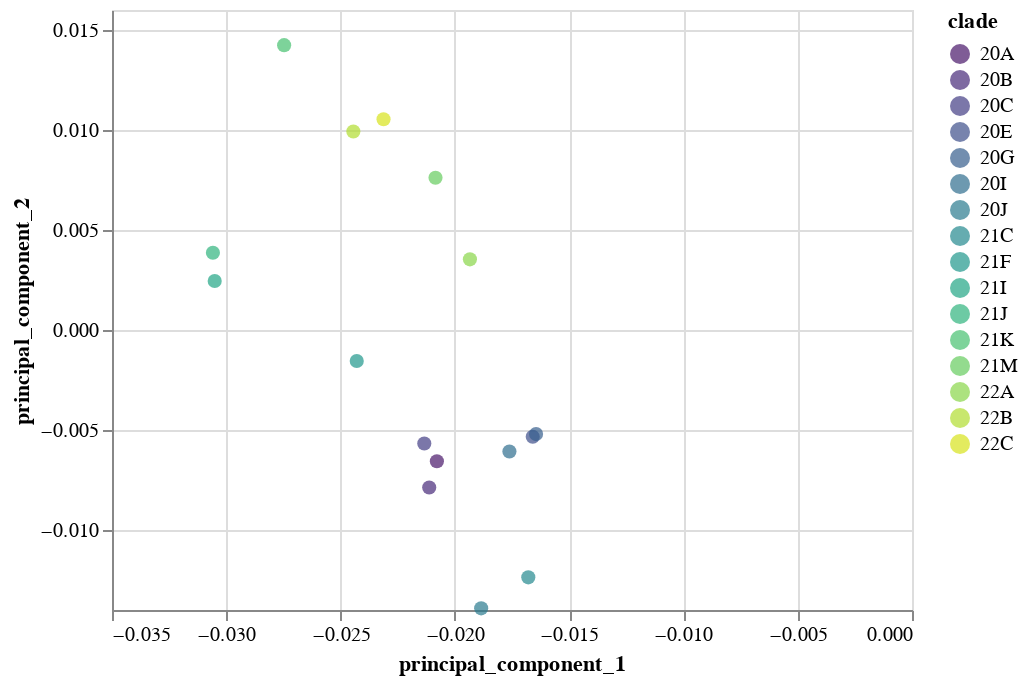

The notebook cell this image was saved under:
### Markdown cell above
Plot the PCA on just non-reversion mutations:

### Code cell
total_count_selection = alt.selection_single(
    fields=["log10_total_count"],
    init={"log10_total_count": 4},
    bind=alt.binding_range(
        name="minimum log10 total counts",
        min=int(mut_type_freqs_no_revert_pca["log10_total_count"].min()),
        max=mut_type_freqs_no_revert_pca["log10_total_count"].max(),
    )
)

mut_type_freqs_no_revert_chart = (
    alt.Chart(mut_type_freqs_no_revert_pca)
    .encode(
        x="principal_component_1",
        y="principal_component_2",
        color=alt.Color("clade", scale=alt.Scale(scheme="viridis")),
        tooltip=["clade", "total_count"],
    )
    .mark_point(filled=True, size=50)
    .add_selection(total_count_selection)
    .transform_filter(
        total_count_selection.log10_total_count <= alt.datum.log10_total_count
    )
)

mut_type_freqs_no_revert_chart

### Figure 1 — Vega-Lite specification as saved in the notebook (floating-point values rounded to 4 significant figures)
{"config": {"view": {"continuousWidth": 400, "continuousHeight": 300}}, "data": {"name": "data-053b36f10aa9e3dfe16d5a9664477e92"}, "mark": {"type": "point", "filled": true, "size": 50}, "encoding": {"color": {"field": "clade", "scale": {"scheme": "viridis"}, "type": "nominal"}, "tooltip": [{"field": "clade", "type": "nominal"}, {"field": "total_count", "type": "quantitative"}], "x": {"field": "principal_component_1", "type": "quantitative"}, "y": {"field": "principal_component_2", "type": "quantitative"}}, "selection": {"selector002": {"type": "single", "fields": ["log10_total_count"], "init": {"log10_total_count": 4}, "bind": {"input": "range", "max": 6.039, "min": 3, "name": "minimum log10 total counts"}}}, "transform": [{"filter": "(selector002.log10_total_count <= datum.log10_total_count)"}], "$schema": "https://vega.github.io/schema/vega-lite/v4.17.0.json", "datasets": {"data-053b36f10aa9e3dfe16d5a9664477e92": [{"clade": "19A", "reversion_to_ref": false, "total_count": 6146, "AtoC": 0.004881, "AtoG": 0.03726, "AtoT": 0.005586, "CtoA": 0.003146, "CtoG": 0.0004881, "CtoT": 0.1713, "GtoA": 0.01557, "GtoC": 0.002983, "GtoT": 0.01871, "TtoA": 0.005098, "TtoC": 0.06253, "TtoG": 0.005749, "principal_component_1": -0.035, "principal_component_2": 0.009004, "log10_total_count": 3.789}, {"clade": "20A", "reversion_to_ref": false, "total_count": 63050, "AtoC": 0.002146, "AtoG": 0.02805, "AtoT": 0.004721, "CtoA": 0.003436, "CtoG": 0.0007983, "CtoT": 0.1901, "GtoA": 0.0175, "GtoC": 0.001184, "GtoT": 0.02305, "TtoA": 0.005535, "TtoC": 0.05402, "TtoG": 0.002818, "principal_component_1": -0.02079, "principal_component_2": -0.006565, "log10_total_count": 4.8}, {"clade": "20B", "reversion_to_ref": false, "total_count": 54584, "AtoC": 0.002046, "AtoG": 0.02845, "AtoT": 0.004519, "CtoA": 0.003762, "CtoG": 0.0006595, "CtoT": 0.1899, "GtoA": 0.0173, "GtoC": 0.001056, "GtoT": 0.02423, "TtoA": 0.005258, "TtoC": 0.05296, "TtoG": 0.003151, "principal_component_1": -0.02112, "principal_component_2": -0.007874, "log10_total_count": 4.737}, {"clade": "20C", "reversion_to_ref": false, "total_count": 40715, "AtoC": 0.002243, "AtoG": 0.02905, "AtoT": 0.004306, "CtoA": 0.003881, "CtoG": 0.0004175, "CtoT": 0.1894, "GtoA": 0.0187, "GtoC": 0.001015, "GtoT": 0.02157, "TtoA": 0.006148, "TtoC": 0.05335, "TtoG": 0.003201, "principal_component_1": -0.02134, "principal_component_2": -0.005676, "log10_total_count": 4.61}, {"clade": "20E", "reversion_to_ref": false, "total_count": 38338, "AtoC": 0.002548, "AtoG": 0.02899, "AtoT": 0.004278, "CtoA": 0.003408, "CtoG": 0.001209, "CtoT": 0.1945, "GtoA": 0.01583, "GtoC": 0.001082, "GtoT": 0.01896, "TtoA": 0.005643, "TtoC": 0.05405, "TtoG": 0.00476, "principal_component_1": -0.01659, "principal_component_2": -0.005337, "log10_total_count": 4.584}, {"clade": "20F", "reversion_to_ref": false, "total_count": 1310, "AtoC": 0.007634, "AtoG": 0.09695, "AtoT": 0.01374, "CtoA": 0.0145, "CtoG": 0.0007634, "CtoT": 0.5916, "GtoA": 0.0458, "GtoC": 0.003817, "GtoT": 0.02748, "TtoA": 0.01679, "TtoC": 0.1725, "TtoG": 0.008397, "principal_component_1": 0.4049, "principal_component_2": 0.0011, "log10_total_count": 3.117}, {"clade": "20G", "reversion_to_ref": false, "total_count": 64432, "AtoC": 0.003089, "AtoG": 0.02801, "AtoT": 0.004858, "CtoA": 0.003652, "CtoG": 0.0005354, "CtoT": 0.1942, "GtoA": 0.02619, "GtoC": 0.001086, "GtoT": 0.01947, "TtoA": 0.005789, "TtoC": 0.05364, "TtoG": 0.004625, "principal_component_1": -0.01645, "principal_component_2": -0.005203, "log10_total_count": 4.809}, {"clade": "20I", "reversion_to_ref": false, "total_count": 239099, "AtoC": 0.002554, "AtoG": 0.02893, "AtoT": 0.004202, "CtoA": 0.003697, "CtoG": 0.001503, "CtoT": 0.1937, "GtoA": 0.01667, "GtoC": 0.0007208, "GtoT": 0.01929, "TtoA": 0.005678, "TtoC": 0.05285, "TtoG": 0.003498, "principal_component_1": -0.01761, "principal_component_2": -0.006076, "log10_total_count": 5.379}, {"clade": "20J", "reversion_to_ref": false, "total_count": 15680, "AtoC": 0.002997, "AtoG": 0.02657, "AtoT": 0.005612, "CtoA": 0.003508, "CtoG": 0.0006378, "CtoT": 0.1938, "GtoA": 0.01711, "GtoC": 0.001467, "GtoT": 0.02625, "TtoA": 0.006781, "TtoC": 0.04849, "TtoG": 0.005548, "principal_component_1": -0.01885, "principal_component_2": -0.01392, "log10_total_count": 4.195}, {"clade": "21C", "reversion_to_ref": false, "total_count": 29222, "AtoC": 0.003285, "AtoG": 0.02806, "AtoT": 0.007306, "CtoA": 0.00592, "CtoG": 0.0008726, "CtoT": 0.1945, "GtoA": 0.01784, "GtoC": 0.0009924, "GtoT": 0.02864, "TtoA": 0.008932, "TtoC": 0.05195, "TtoG": 0.005561, "principal_component_1": -0.01679, "principal_component_2": -0.01237, "log10_total_count": 4.466}, {"clade": "21F", "reversion_to_ref": false, "total_count": 21894, "AtoC": 0.002603, "AtoG": 0.02759, "AtoT": 0.006303, "CtoA": 0.005253, "CtoG": 0.0007536, "CtoT": 0.1849, "GtoA": 0.02597, "GtoC": 0.001096, "GtoT": 0.0206, "TtoA": 0.00883, "TtoC": 0.05691, "TtoG": 0.009797, "principal_component_1": -0.02429, "principal_component_2": -0.001548, "log10_total_count": 4.34}, {"clade": "21I", "reversion_to_ref": false, "total_count": 96216, "AtoC": 0.002584, "AtoG": 0.03429, "AtoT": 0.005086, "CtoA": 0.004965, "CtoG": 0.0008349, "CtoT": 0.1774, "GtoA": 0.01795, "GtoC": 0.001064, "GtoT": 0.02227, "TtoA": 0.004538, "TtoC": 0.05896, "TtoG": 0.003419, "principal_component_1": -0.03051, "principal_component_2": 0.002448, "log10_total_count": 4.983}, {"clade": "21J", "reversion_to_ref": false, "total_count": 1094553, "AtoC": 0.003002, "AtoG": 0.03191, "AtoT": 0.005089, "CtoA": 0.004793, "CtoG": 0.00113, "CtoT": 0.1769, "GtoA": 0.01783, "GtoC": 0.001032, "GtoT": 0.02221, "TtoA": 0.00463, "TtoC": 0.06164, "TtoG": 0.003135, "principal_component_1": -0.03059, "principal_component_2": 0.00386, "log10_total_count": 6.039}, {"clade": "21K", "reversion_to_ref": false, "total_count": 469220, "AtoC": 0.002804, "AtoG": 0.03181, "AtoT": 0.00477, "CtoA": 0.004578, "CtoG": 0.0007083, "CtoT": 0.1788, "GtoA": 0.02042, "GtoC": 0.0007942, "GtoT": 0.00999, "TtoA": 0.008686, "TtoC": 0.06686, "TtoG": 0.003134, "principal_component_1": -0.02747, "principal_component_2": 0.01424, "log10_total_count": 5.671}, {"clade": "21L", "reversion_to_ref": false, "total_count": 4780, "AtoC": 0.004184, "AtoG": 0.03096, "AtoT": 0.004184, "CtoA": 0.004393, "CtoG": 0.001464, "CtoT": 0.1902, "GtoA": 0.02015, "GtoC": 0.0007322, "GtoT": 0.01165, "TtoA": 0.007043, "TtoC": 0.056, "TtoG": 0.003138, "principal_component_1": -0.01972, "principal_component_2": 0.002302, "log10_total_count": 3.679}, {"clade": "21M", "reversion_to_ref": false, "total_count": 306090, "AtoC": 0.002554, "AtoG": 0.03033, "AtoT": 0.004256, "CtoA": 0.004677, "CtoG": 0.00113, "CtoT": 0.1874, "GtoA": 0.01917, "GtoC": 0.0008788, "GtoT": 0.01102, "TtoA": 0.006408, "TtoC": 0.06224, "TtoG": 0.003239, "principal_component_1": -0.02085, "principal_component_2": 0.007613, "log10_total_count": 5.486}, {"clade": "22A", "reversion_to_ref": false, "total_count": 30697, "AtoC": 0.00202, "AtoG": 0.02948, "AtoT": 0.003898, "CtoA": 0.004832, "CtoG": 0.000304, "CtoT": 0.19, "GtoA": 0.02141, "GtoC": 0.0007384, "GtoT": 0.01266, "TtoA": 0.006504, "TtoC": 0.05877, "TtoG": 0.002747, "principal_component_1": -0.01934, "principal_component_2": 0.003533, "log10_total_count": 4.487}, {"clade": "22B", "reversion_to_ref": false, "total_count": 131337, "AtoC": 0.002005, "AtoG": 0.02949, "AtoT": 0.004226, "CtoA": 0.004627, "CtoG": 0.0004365, "CtoT": 0.1828, "GtoA": 0.02113, "GtoC": 0.000967, "GtoT": 0.01259, "TtoA": 0.006804, "TtoC": 0.06511, "TtoG": 0.003142, "principal_component_1": -0.02444, "principal_component_2": 0.009923, "log10_total_count": 5.118}, {"clade": "22C", "reversion_to_ref": false, "total_count": 86259, "AtoC": 0.001747, "AtoG": 0.03263, "AtoT": 0.004061, "CtoA": 0.004475, "CtoG": 0.000398, "CtoT": 0.1839, "GtoA": 0.01993, "GtoC": 0.0007767, "GtoT": 0.01189, "TtoA": 0.005808, "TtoC": 0.06471, "TtoG": 0.002976, "principal_component_1": -0.02312, "principal_component_2": 0.01054, "log10_total_count": 4.936}]}}
